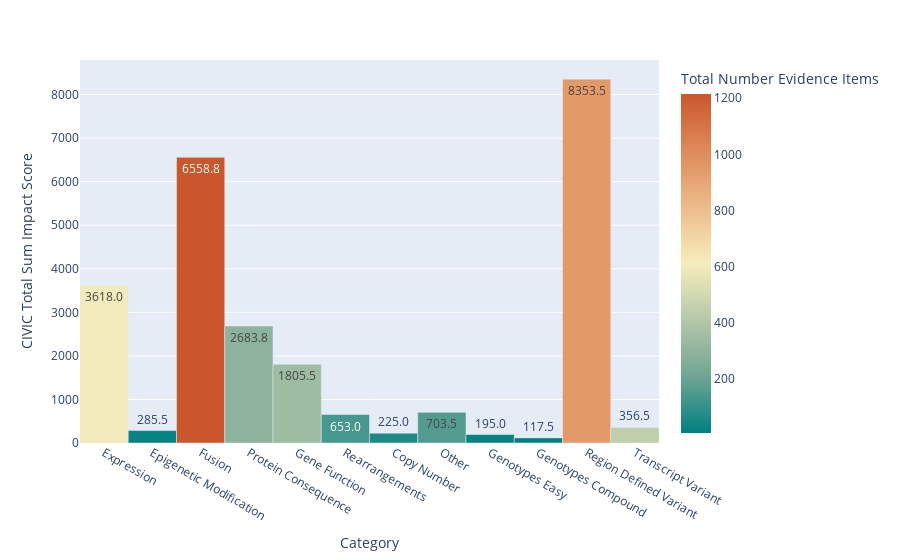

Notebook source saved alongside this figure:
### Markdown cell above
The bar graph below shows the relationship between the Not Suported variant sub category impact score and the sub category. Additionally, the colors illustrate the number of evidence items associated each sub category.

### Code cell
fig = px.bar(
    not_supported_variant_impact_df,
    x="Category",
    y="CIVIC Total Sum Impact Score",
    hover_data=["Total Number Evidence Items", not_supported_variant_impact_df["% Accepted Evidence Items"]],
    color="Total Number Evidence Items",
    labels={"CIVIC Total Sum Impact Score": "CIVIC Total Sum Impact Score"},
    text_auto=".1f",
    color_continuous_scale="geyser"
)
fig.update_traces(width=1)
fig.show()

### Figure 1 — Plotly figure (JSON) as saved in the notebook; plotly's stock layout.template omitted (floating-point values rounded to 4 significant figures)
{"data": [{"alignmentgroup": "True", "customdata": [[596, "57.38%"], [23, "95.65%"], [1215, "61.48%"], [293, "65.19%"], [341, "45.16%"], [133, "39.85%"], [61, "44.26%"], [156, "39.74%"], [20, "65.00%"], [7, "57.14%"], [953, "58.55%"], [445, "12.13%"]], "hovertemplate": "Category=%{x}<br>CIVIC Total Sum Impact Score=%{y}<br>Total Number Evidence Items=%{marker.color}<br>% Accepted Evidence Items=%{customdata[1]}<extra></extra>", "legendgroup": "", "marker": {"color": [596, 23, 1215, 293, 341, 133, 61, 156, 20, 7, 953, 445], "coloraxis": "coloraxis", "pattern": {"shape": ""}}, "name": "", "offsetgroup": "", "orientation": "v", "showlegend": false, "textposition": "auto", "texttemplate": "%{y:.1f}", "type": "bar", "width": 1, "x": ["Expression", "Epigenetic Modification", "Fusion", "Protein Consequence", "Gene Function", "Rearrangements", "Copy Number", "Other", "Genotypes Easy", "Genotypes Compound", "Region Defined Variant", "Transcript Variant"], "xaxis": "x", "y": [3618, 285.5, 6559.0, 2684.0, 1806.0, 653, 225, 703.5, 195, 117.5, 8354.0, 356.5], "yaxis": "y"}], "layout": {"barmode": "relative", "coloraxis": {"colorbar": {"title": {"text": "Total Number Evidence Items"}}, "colorscale": [[0, "rgb(0, 128, 128)"], [0.1667, "rgb(112, 164, 148)"], [0.3333, "rgb(180, 200, 168)"], [0.5, "rgb(246, 237, 189)"], [0.6667, "rgb(237, 187, 138)"], [0.8333, "rgb(222, 138, 90)"], [1, "rgb(202, 86, 44)"]]}, "legend": {"tracegroupgap": 0}, "margin": {"t": 60}, "xaxis": {"anchor": "y", "domain": [0, 1], "title": {"text": "Category"}}, "yaxis": {"anchor": "x", "domain": [0, 1], "title": {"text": "CIVIC Total Sum Impact Score"}}}}
